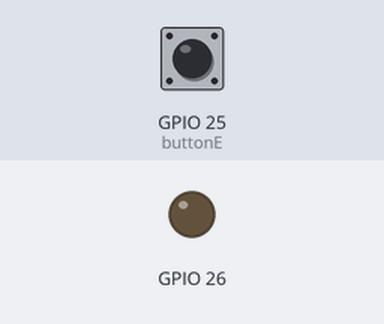
Simulated run of this sketch. Board: ESP32. On the bench: output pins drawn as LEDs (lit = HIGH). The test bench sets the inputs (shaded band); at power-on: GPIO 25 (buttonE) HIGH.

Above: at 1.2 s.
1.3 s: GPIO 25 (buttonE) pulled LOW for 0.15 s
At 2.6 s:
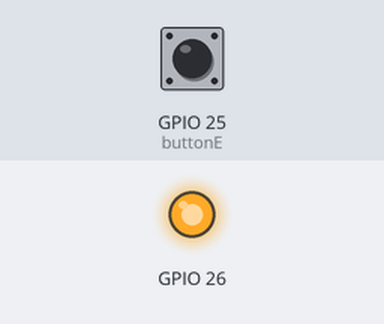
Timing chart, 0 to 4.3 s (numbered marks = the images above; inputs shaded):
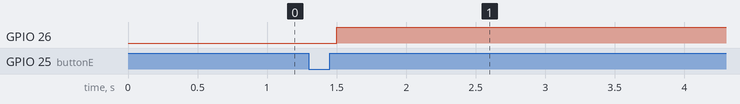

Measured:
- after the input at 1.3 s, GPIO 26: LOW → HIGH after 0.20 s

The sketch:

oneButton.ino
```cpp
#include "OneButton.h"

OneButton buttonE(25,true);
void clickE(){
  digitalWrite(26,!(digitalRead(26)));
}
void setup() {
  // put your setup code here, to run once:
  Serial.begin(9600);
  pinMode(25,INPUT);
  pinMode(26,OUTPUT);
  buttonE.attachClick(clickE);
}

void loop() {
  buttonE.tick();
}
```
